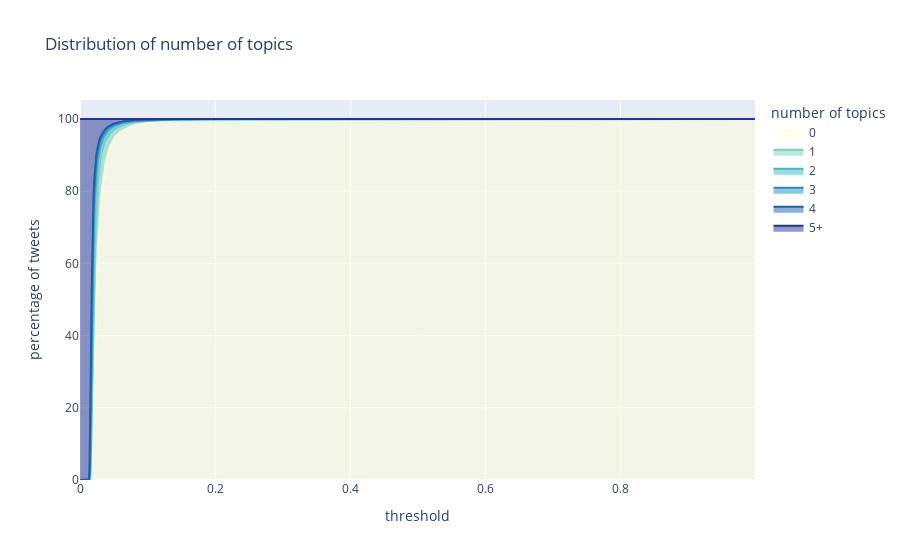

Notebook cell for this chart:
### Code cell
visualize_thresholds(topic_distr)

### Figure 1 — Plotly figure (JSON) as saved in the notebook; plotly's stock layout.template omitted (floating-point values rounded to 4 significant figures; data arrays with more than 128 entries replaced by an {"elided": "..."} marker saying what was removed)
{"data": [{"fillpattern": {"shape": ""}, "hovertemplate": "number of topics=0<br>threshold=%{x}<br>percentage of tweets=%{y}<extra></extra>", "legendgroup": "0", "line": {"color": "rgb(255,255,217)"}, "marker": {"symbol": "circle"}, "mode": "lines", "name": "0", "orientation": "v", "showlegend": true, "stackgroup": "1", "type": "scatter", "x": {"elided": "1000 float values"}, "xaxis": "x", "y": {"elided": "1000 float values"}, "yaxis": "y"}, {"fillpattern": {"shape": ""}, "hovertemplate": "number of topics=1<br>threshold=%{x}<br>percentage of tweets=%{y}<extra></extra>", "legendgroup": "1", "line": {"color": "rgb(127,205,187)"}, "marker": {"symbol": "circle"}, "mode": "lines", "name": "1", "orientation": "v", "showlegend": true, "stackgroup": "1", "type": "scatter", "x": {"elided": "1000 float values"}, "xaxis": "x", "y": {"elided": "1000 float values"}, "yaxis": "y"}, {"fillpattern": {"shape": ""}, "hovertemplate": "number of topics=2<br>threshold=%{x}<br>percentage of tweets=%{y}<extra></extra>", "legendgroup": "2", "line": {"color": "rgb(65,182,196)"}, "marker": {"symbol": "circle"}, "mode": "lines", "name": "2", "orientation": "v", "showlegend": true, "stackgroup": "1", "type": "scatter", "x": {"elided": "1000 float values"}, "xaxis": "x", "y": {"elided": "1000 float values"}, "yaxis": "y"}, {"fillpattern": {"shape": ""}, "hovertemplate": "number of topics=3<br>threshold=%{x}<br>percentage of tweets=%{y}<extra></extra>", "legendgroup": "3", "line": {"color": "rgb(29,145,192)"}, "marker": {"symbol": "circle"}, "mode": "lines", "name": "3", "orientation": "v", "showlegend": true, "stackgroup": "1", "type": "scatter", "x": {"elided": "1000 float values"}, "xaxis": "x", "y": {"elided": "1000 float values"}, "yaxis": "y"}, {"fillpattern": {"shape": ""}, "hovertemplate": "number of topics=4<br>threshold=%{x}<br>percentage of tweets=%{y}<extra></extra>", "legendgroup": "4", "line": {"color": "rgb(34,94,168)"}, "marker": {"symbol": "circle"}, "mode": "lines", "name": "4", "orientation": "v", "showlegend": true, "stackgroup": "1", "type": "scatter", "x": {"elided": "1000 float values"}, "xaxis": "x", "y": {"elided": "1000 float values"}, "yaxis": "y"}, {"fillpattern": {"shape": ""}, "hovertemplate": "number of topics=5+<br>threshold=%{x}<br>percentage of tweets=%{y}<extra></extra>", "legendgroup": "5+", "line": {"color": "rgb(37,52,148)"}, "marker": {"symbol": "circle"}, "mode": "lines", "name": "5+", "orientation": "v", "showlegend": true, "stackgroup": "1", "type": "scatter", "x": {"elided": "1000 float values"}, "xaxis": "x", "y": {"elided": "1000 float values"}, "yaxis": "y"}], "layout": {"legend": {"title": {"text": "number of topics"}, "tracegroupgap": 0}, "title": {"text": "Distribution of number of topics"}, "xaxis": {"anchor": "y", "domain": [0, 1], "title": {"text": "threshold"}}, "yaxis": {"anchor": "x", "domain": [0, 1], "title": {"text": "percentage of tweets"}}}}
